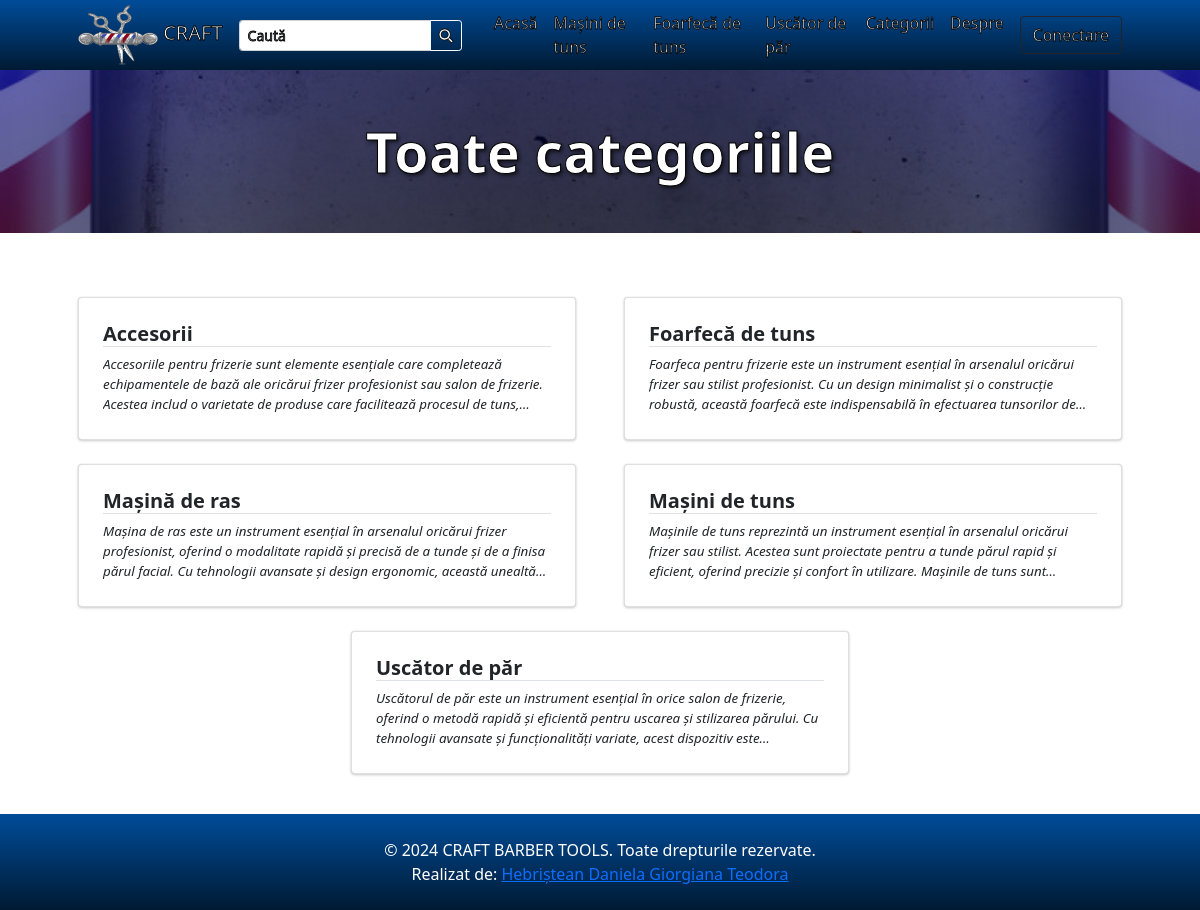
Page /?p=view_categories on the earlier database version.
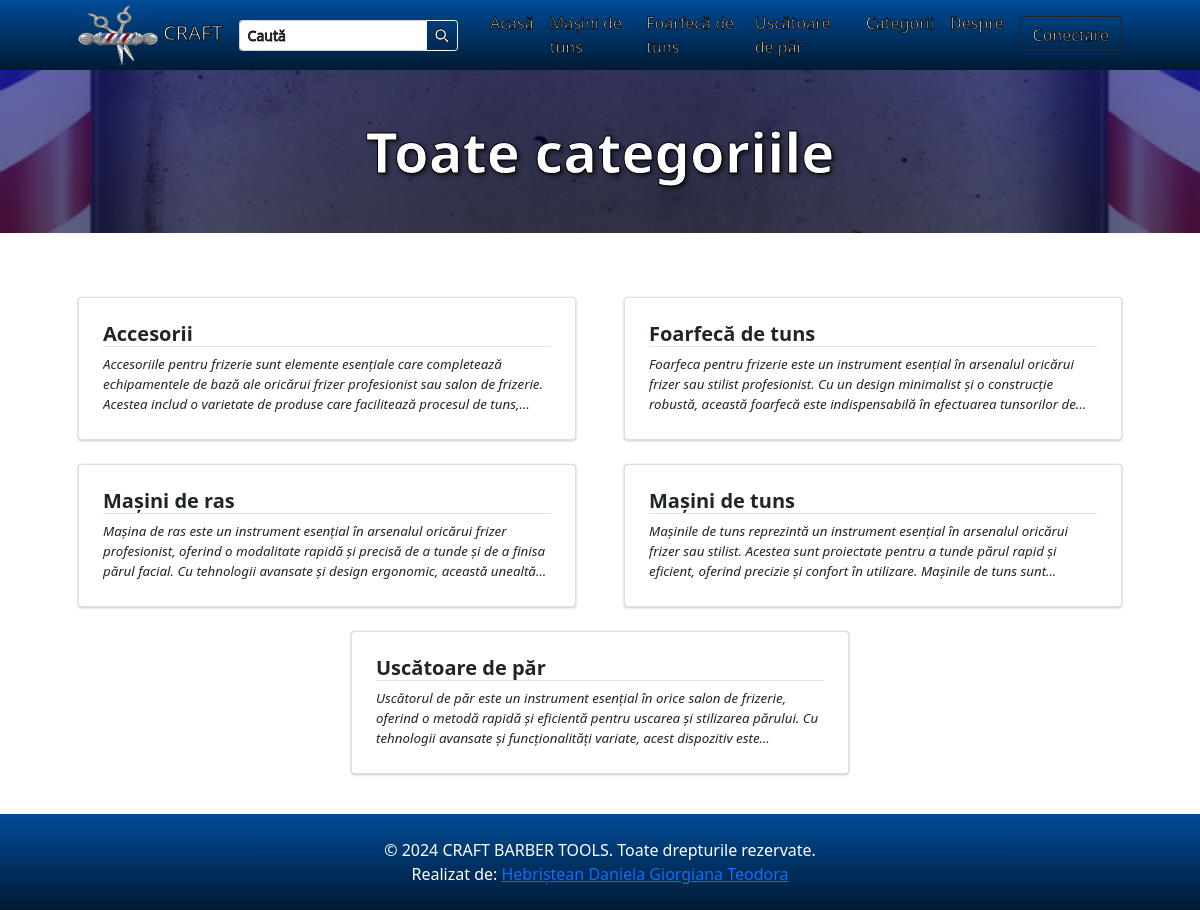
Same page on the later database version.
### tables this page shows
CREATE TABLE `categories` (
  `id` int(30) NOT NULL,
  `category` varchar(250) NOT NULL,
  `description` text DEFAULT NULL,
  `status` tinyint(1) NOT NULL DEFAULT 1,
  `delete_flag` tinyint(1) NOT NULL DEFAULT 0,
  `date_created` datetime NOT NULL DEFAULT current_timestamp()
);

### view_categories.php (the view, shortened to what the changed rows need)
<?php
$title = "Toate categoriile";
?>
<header class="bg-dark" id="main-header">
    <div class="container px-4 px-lg-5 my-5">
        <div class="text-center text-white outlined-text" style="text-shadow: 2px 2px 4px rgba(0, 0, 0, 0.7); -webkit-text-stroke: 1px black; text-stroke: 1px black;">
            <h1 class="display-4 fw-bolder"><?php echo $title ?></h1>
        </div>
    </div>
</header>
<section class="py-3">
    <div class="container px-4 px-lg-5 mt-5">
        <div class="row gx-2 gx-lg-5 row-cols-1 row-cols-md-2 row-cols-xl-2 justify-content-center">
            <?php
                $categories = $conn->query("SELECT * FROM `categories` where status = 1 order by category asc ");
                while($row = $categories->fetch_assoc()):
                    foreach($row as $k=> $v){
                        $row[$k] = trim(stripslashes($v));
                    }
                    $row['description'] = strip_tags(stripslashes(html_entity_decode($row['description'])));
            ?>
            <div class="col mb-6 mb-2">
                <a href="./?p=products&c=<?php echo md5($row['id']) ?>" class="card category-item text-decoration-none text-reset">
                    <div class="card-body p-4">
                        <div class="">
                            <h5 class="fw-bolder border-bottom border-pink"><?php echo $row['category'] ?></h5>
                        </div>
                        <p class="m-0 truncate"><?php echo $row['description'] ?></p>
                    </div>
                </a>
            </div>
            <?php endwhile; ?>
        </div>
    </div>
</section>

### inc/topBarNav.php (shortened to what the changed rows need)
<nav class="navbar navbar-expand-lg navbar-dark" style="background-image: linear-gradient(to bottom, #004c99, #001a33);">
            <div class="container px-4 px-lg-5 py-0"  style="-webkit-text-stroke: 0.8px black; text-stroke: 5px black;">
                <div class="collapse navbar-collapse" id="navbarSupportedContent">
                    <ul class="navbar-nav me-auto mb-2 mb-lg-0 ms-lg-4">
                        <?php
                        $cat_qry = $conn->query("SELECT * FROM categories where status = 1  limit 3");
                        while($crow = $cat_qry->fetch_assoc()):
                        ?>
                        <li class="nav-item"><a class="nav-link text-white" aria-current="page" href="./?p=products&c=<?php echo md5($crow['id']) ?>"><?php echo $crow['category'] ?></a></li>
                        <?php endwhile; ?>
                    </ul>
                </div>
            </div>
        </nav>

Differences in the rows shown:
changed categories: category "Uscător de păr" → "Uscătoare de păr"
changed categories: category "Mașină de ras" → "Mașini de ras"
